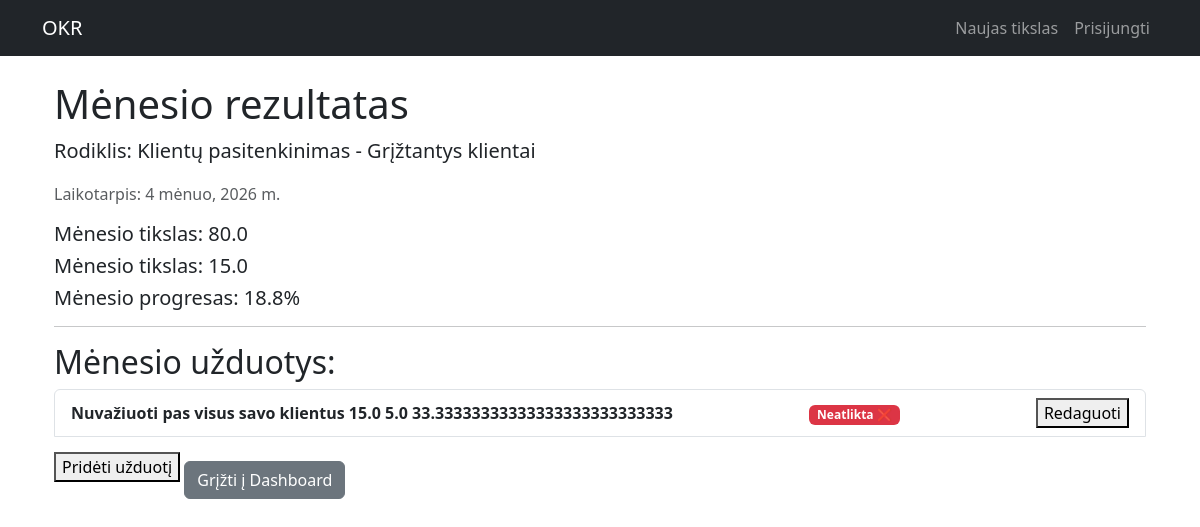
Page /2026/4/4/ on the committed database.
### okr/models.py (models this page shows, shortened)
class MonthResult(models.Model):
    MONTH_CHOICES = [
        (1, 'Sausis'), (2, 'Vasaris'), (3, 'Kovas'), (4, 'Balandis'),
        (5, 'Gegužė'), (6, 'Birželis'), (7, 'Liepa'), (8, 'Rugpjūtis'),
        (9, 'Rugsėjis'), (10, 'Spalis'), (11, 'Lapkritis'), (12, 'Gruodis'),
    ]
    QUARTER_CHOICES = [(1, 'Q1'), (2, 'Q2'), (3, 'Q3'), (4, 'Q4')]
    monthly_key_result = models.ForeignKey(KeyResult, on_delete=models.CASCADE)
    month = models.IntegerField(choices=MONTH_CHOICES, default=1)
    quarter = models.IntegerField(choices=QUARTER_CHOICES, default=1)
    planned_result = models.DecimalField(max_digits=12, decimal_places=1)
    actual_result = models.DecimalField(max_digits=12, decimal_places=1, null=True, blank=True)
    @property
    def achievement_percentage(self):
        if self.planned_result and self.actual_result:
            return (self.actual_result / self.planned_result) * 100
        return 0

class KeyResult(models.Model):
    DISTRIBUTION_CHOICES = [
        ('cumulative', 'Išdaliniamas per mėnesius (÷ 12)'),
        ('fixed', 'Vienodas procentas viesiems mėn'),
        ('binary', 'Įvykdyta / Neįvykdyta')
    ]
    objective = models.ForeignKey(Objective, on_delete=models.CASCADE)
    name = models.CharField(max_length=200)
    unit = models.ForeignKey(Unit, on_delete=models.SET_NULL, null=True)
    annual_goal = models.DecimalField(max_digits=12, decimal_places=2)
    icon_class = models.CharField(max_length=50, default="fa-rocket")
    distribution_type = models.CharField(
        max_length=20,
        choices=DISTRIBUTION_CHOICES,
        default='cumulative',
    )

class Objective(models.Model):
    brand = models.CharField(max_length=100, default='Your Brand')
    team = models.CharField(max_length=200, default='Your Department')
    year = models.IntegerField()
    goal = models.CharField(max_length=200)

class Action(models.Model):
    month_result = models.ForeignKey(MonthResult, on_delete=models.CASCADE)
    action_item = models.CharField(max_length=200)
    unit = models.ForeignKey(Unit, on_delete=models.SET_NULL, null=True)
    planned_result = models.DecimalField(max_digits=12, decimal_places=1)
    actual_result = models.DecimalField(max_digits=12, decimal_places=1, null=True, blank=True)
    is_done= models.BooleanField(default=False)
    notes = models.TextField(null=True, blank=True, verbose_name="Komentarai / Problemos sprendimas")
    @property
    def action_achievement_percentage(self):
        if self.planned_result and self.actual_result:
            return (self.actual_result / self.planned_result) * 100
        return 0

### okr/views.py (the view)
# urls.py: path('<int:year>/<int:month>/<int:kr_id>/', views.action_items, name='action_items'),
def action_items(request, year, month, kr_id):
    month_result = get_object_or_404(
        MonthResult,
        id=kr_id,
        month=month,
        monthly_key_result__objective__year=year,
    )
    if request.method == 'POST':
        if request.POST.get('form_type') == 'month_result':
            form = MonthResultForm(request.POST, instance=month_result)
            if form.is_valid():
                form.save()
        elif request.POST.get('form_type') == 'action':
            action_form = ActionForm(request.POST)
            if action_form.is_valid():
                action = action_form.save(commit=False)
                action.month_result = month_result
                action.save()
        elif request.POST.get('form_type') == 'action_update':
            action_id = request.POST.get('action_id')
            action = get_object_or_404(Action, id=action_id)
            action_update_form = ActionUpdateForm(request.POST, instance=action)
            if action_update_form.is_valid():
                action_update_form.save()
        return redirect('action_items', year=year, month=month, kr_id=kr_id)
    else:
        form = MonthResultForm(instance=month_result)
        action_form = ActionForm()
    return render(request, 'actions.html', {
        'month_result': month_result,
        'actions': month_result.action_set.all(),
        'form': form,
        'action_form': action_form,
    })

### okr/models.py (called while the page is built)
    def __str__(self):
        return self.name

### okr/templates/actions.html (shortened to what this page needs)
{% extends "base.html" %}
{% block content %}
<div class="container mt-4">
    <h1>Mėnesio rezultatas</h1>
    <p class="lead">Rodiklis: {{ month_result.monthly_key_result.name }}</p>
    <p class="text-muted">Laikotarpis: {{ month_result.month }} mėnuo, {{ month_result.monthly_key_result.objective.year }} m.</p>
    <h5>Mėnesio tikslas: {{ month_result.planned_result }}</h5>
    <h5>Mėnesio tikslas: {{ month_result.actual_result }}</h5>
    <h5>Mėnesio progresas: {{ month_result.achievement_percentage|floatformat:1 }}%</h5>
    <hr>
    <h2>Mėnesio užduotys:</h2>
    <ul class="list-group">
        {% for action in actions %}
            <li class="list-group-item d-flex justify-content-between align-items-center">
                <div>
                    <strong>{{ action.action_item }}</strong>
                    <strong>{{ action.planned_result }}</strong>
                    <strong>{{ action.actual_result }}</strong>
                    <strong>{{ action.action_achievement_percentage }}</strong>
                </div>
                <span>
                    {% if action.is_done %}
                        <span class="badge bg-success text-white">Atlikta ✅</span>
                    {% else %}
                        <span class="badge bg-danger text-white">Neatlikta ❌</span>
                    {% endif %}
                </span>
                <button data-bs-toggle="modal" data-bs-target="#action-{{ action.id }}">
                    Redaguoti
                </button>
            </li>
{% endfor %}
    </ul>
<button data-bs-toggle="modal" data-bs-target="#actionModal">
    Pridėti užduotį
</button>
    <a href="{% url 'dashboard' month_result.monthly_key_result.objective.id %}" class="btn btn-secondary mt-4">
        Grįžti į Dashboard
    </a>
</div>
{% endblock %}

### rows in the picture
MonthResult: monthly_key_result.name "Klientų pasitenkinimas - Grįžtantys klientai", month "4", monthly_key_result.objective.year "2026", planned_result "80.0", actual_result "15.0", achievement_percentage "18.8"
Action: action_item "Nuvažiuoti pas visus savo klientus", planned_result "15.0", actual_result "5.0", action_achievement_percentage "33.33333333333333333333333333", is_done "Neatlikta ❌"
